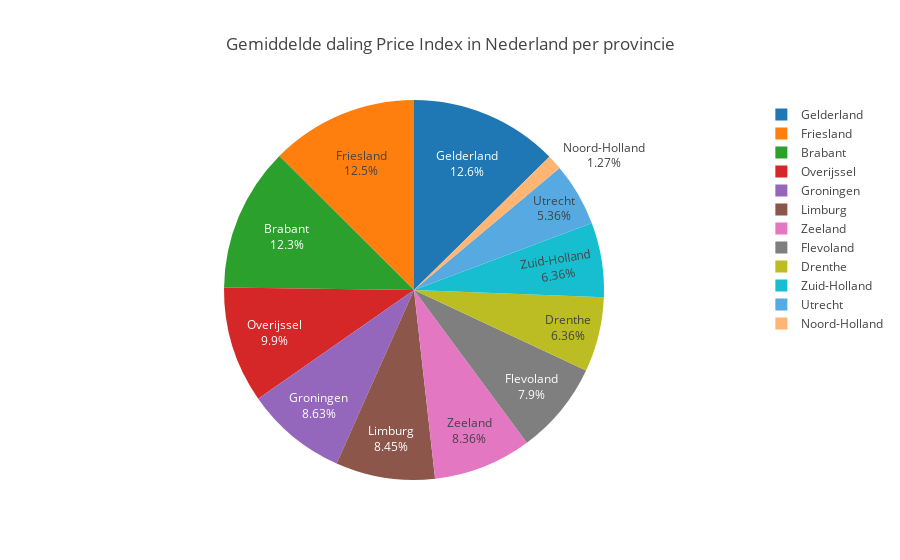

The code cell stored with this chart in its notebook:
### Markdown cell above
Dit gemiddelde kan nu vergeleken worden met de gemiddelde verandering van de price index in dezelfde periode. Hiermee kan nu het verband duidelijker worden geanalyseerd. Er blijkt hier een onverwachte uitkomst op te treden. In iedere provincie daalt de price index terwijl het aantal verkochte huizen overal stijgt. Dit zou erop wijzen dat er een negatief verband zou bestaan tussen de price index en het aantal verkochte huizen, wat het tegenovergestelde is van de verwachting. Er is meer onderzoek nodig om te achterhalen wat de uiteindelijke oorzaak hiervoor is.

### Code cell
# Pie Chart gemiddelde procentuele verandering price index per provincie

# Toon de gemiddelde verandering van de Price Index per provincie

# print('Gemiddelde procentuele verandering Price Index per provincie over de afgelopen 7 jaar:')
# for item in range(0,len(province_list)):
#     print(province_list[item],end='')
#     print(':', end=' ')
#     print(province_means_price_changes[item])

# Gezien voor iedere provincie de Price Index gemiddeld daalde kan door de absolute waarde 
# een Pie Chart van de daling worden gemaakt

province_price_abs = []
for value in province_means_price_changes:
    abs_value = abs(value)
    province_price_abs.append(abs_value)

trace=go.Pie(
    labels= province_list,
    values= province_price_abs,
    text= province_list,
)


layout = go.Layout(
    title=go.layout.Title(
        text='Gemiddelde daling Price Index in Nederland per provincie',
    ),
)

fig3 = go.Figure(data=[trace], layout=layout)
iplot(fig3)

### Figure 1 — Plotly figure (JSON) as saved in the notebook; plotly's stock layout.template omitted (floating-point values rounded to 4 significant figures)
{"data": [{"labels": ["Groningen", "Friesland", "Drenthe", "Overijssel", "Flevoland", "Gelderland", "Utrecht", "Noord-Holland", "Zuid-Holland", "Zeeland", "Brabant", "Limburg"], "text": ["Groningen", "Friesland", "Drenthe", "Overijssel", "Flevoland", "Gelderland", "Utrecht", "Noord-Holland", "Zuid-Holland", "Zeeland", "Brabant", "Limburg"], "type": "pie", "uid": "e238c289-cf3f-41b3-ba6d-64fee1967fd4", "values": [1.357, 1.971, 1.0, 1.557, 1.243, 1.986, 0.8429, 0.2, 1.0, 1.314, 1.929, 1.329]}], "layout": {"title": {"text": "Gemiddelde daling Price Index in Nederland per provincie"}}}
